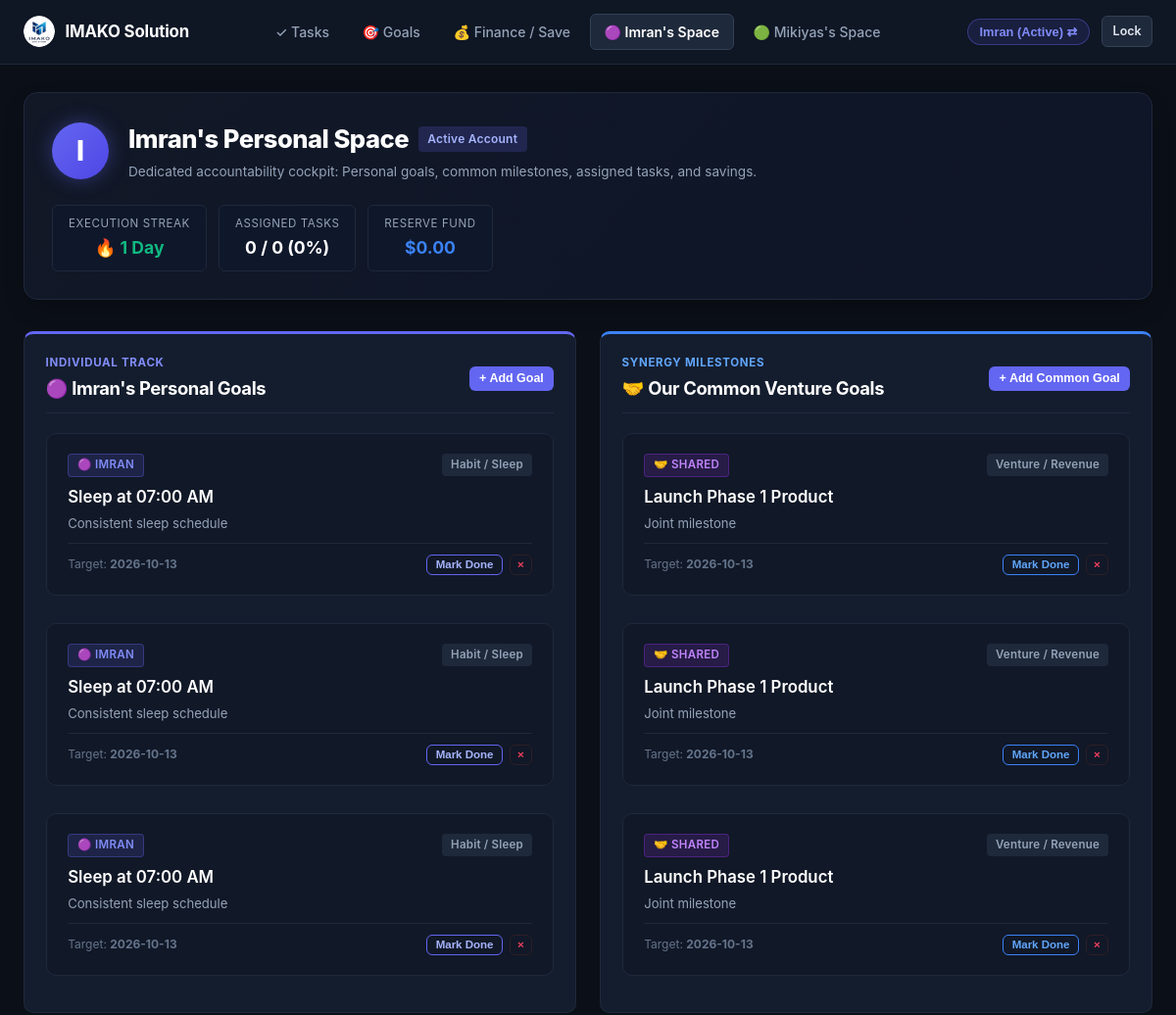
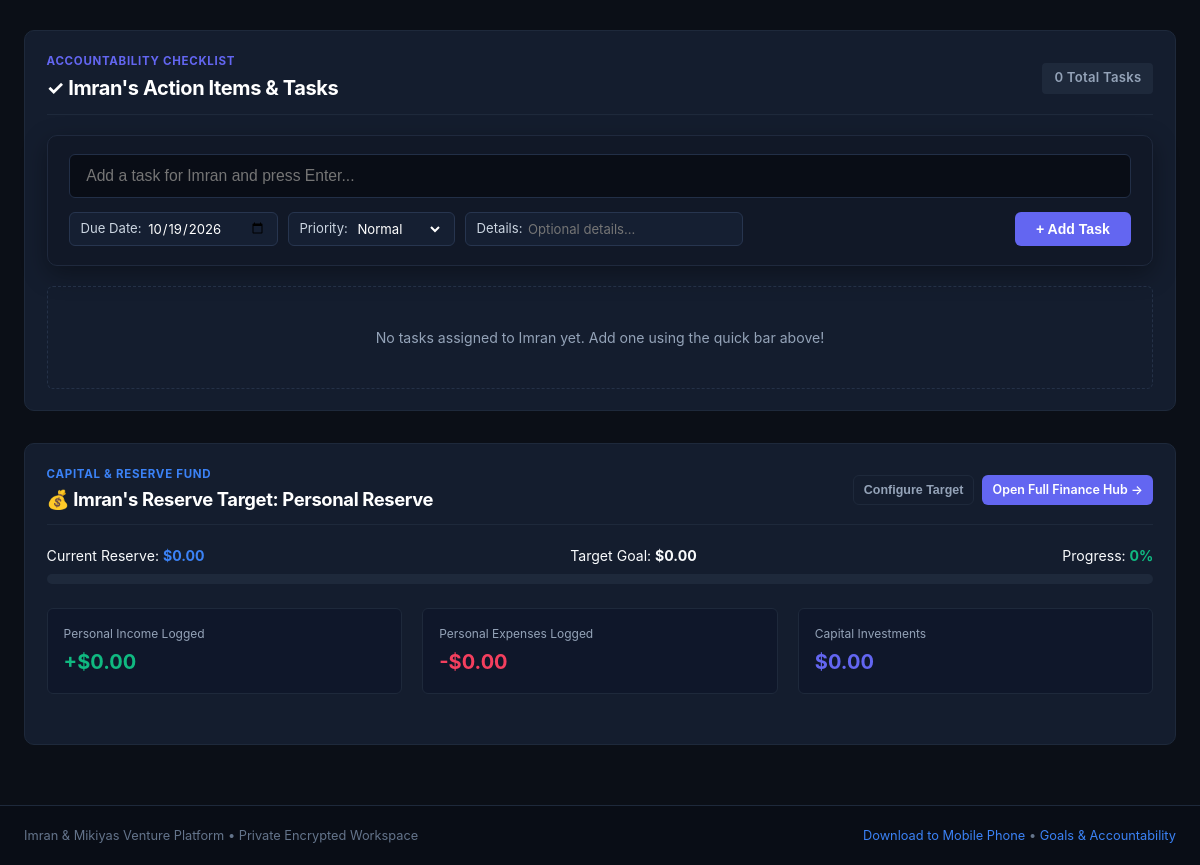
Page /imran (signed in) on the earlier database version (2 pictures, top to bottom).
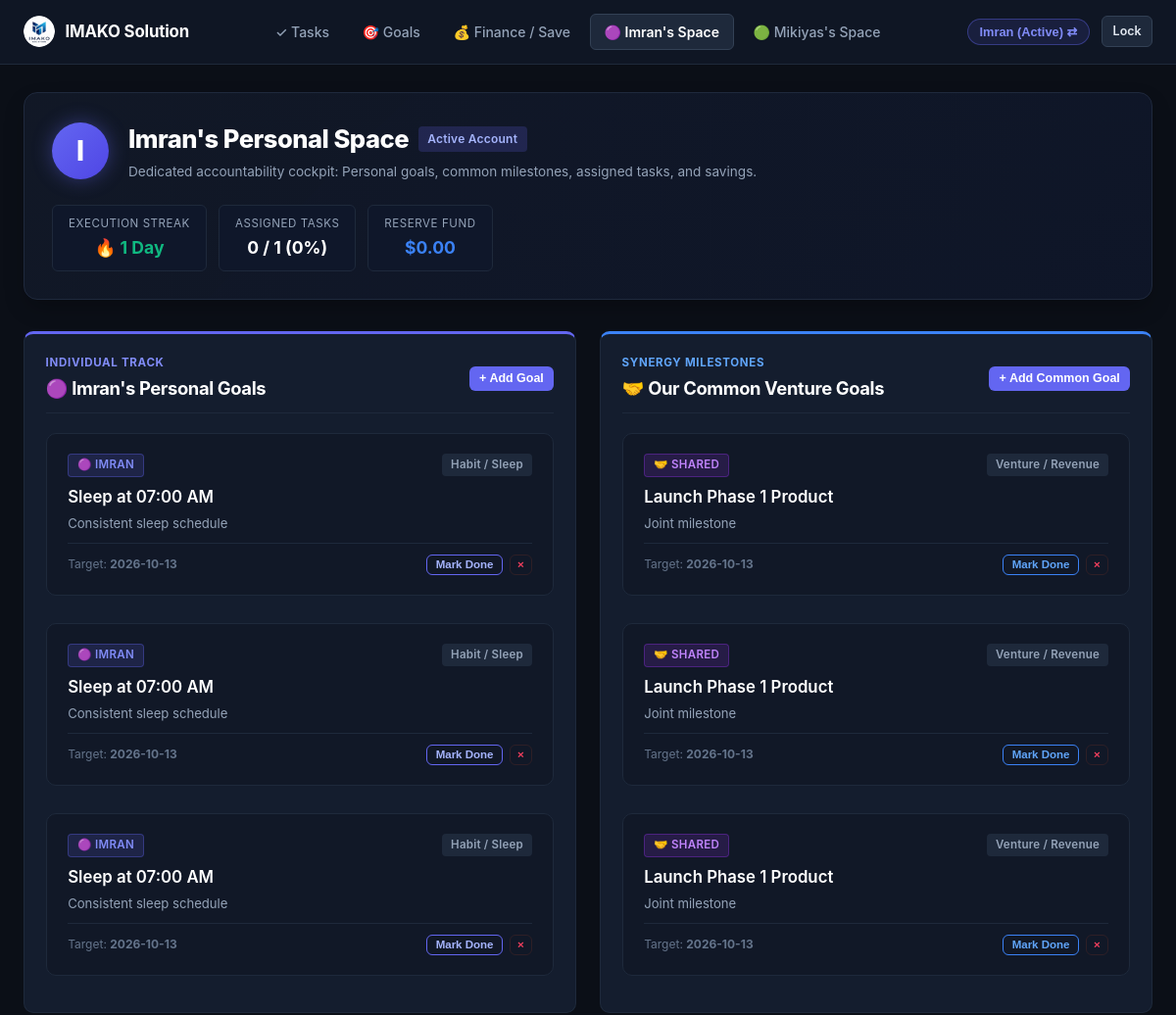
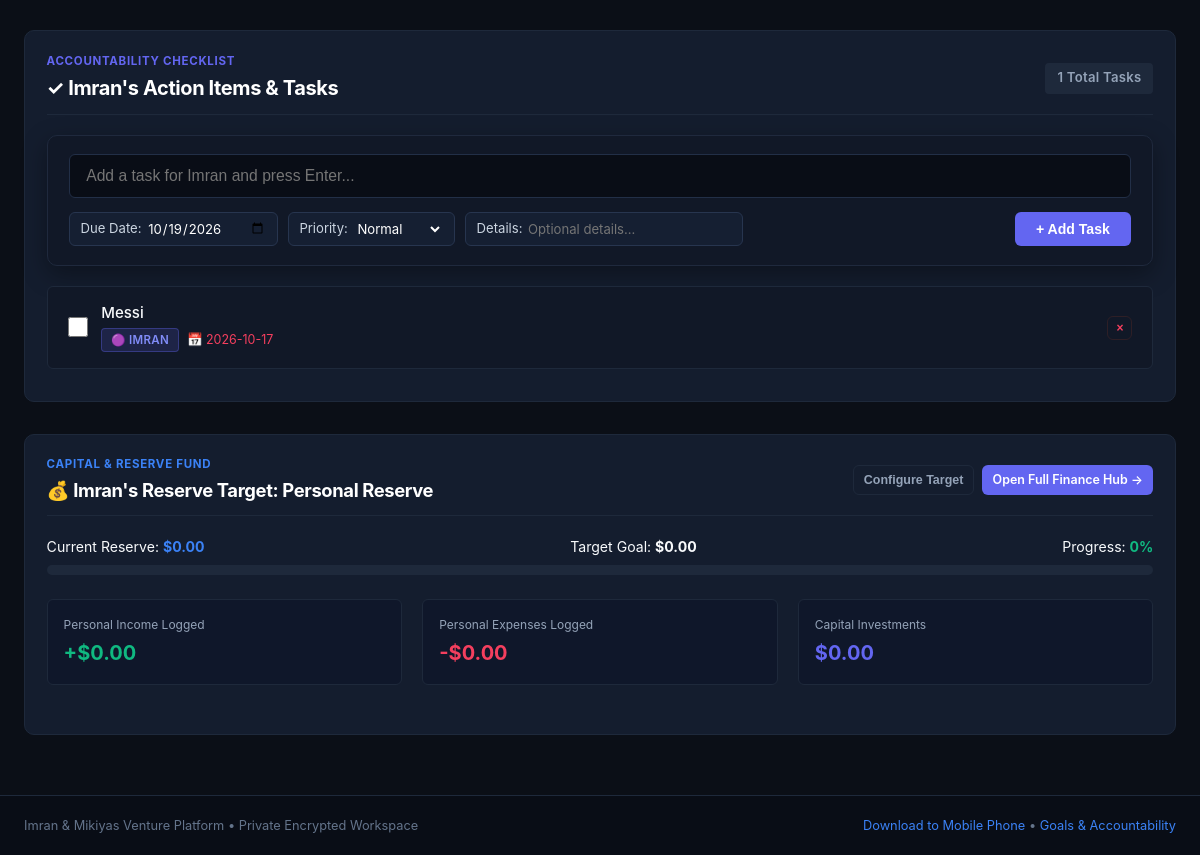
Same page on the later database version (2 pictures, top to bottom).
### tables this page shows
CREATE TABLE goals (
        id INTEGER PRIMARY KEY AUTOINCREMENT,
        goal_type TEXT NOT NULL CHECK(goal_type IN ('shared', 'imran', 'mikiyas')),
        title TEXT NOT NULL,
        description TEXT,
        target_time TEXT,
        target_date TEXT,
        category TEXT DEFAULT 'General',
        is_completed INTEGER NOT NULL DEFAULT 0,
        proof_image TEXT,
        proof_text TEXT,
        ai_verified INTEGER NOT NULL DEFAULT 0,
        ai_status TEXT NOT NULL DEFAULT 'Unverified',
        ai_feedback TEXT,
        reminder_enabled INTEGER NOT NULL DEFAULT 1,
        created_at TIMESTAMP DEFAULT CURRENT_TIMESTAMP
    , progress_pct INTEGER NOT NULL DEFAULT 0);

CREATE TABLE users (
        id TEXT PRIMARY KEY,
        name TEXT NOT NULL,
        pin_hash TEXT NOT NULL,
        default_consequence TEXT NOT NULL DEFAULT '',
        savings_goal_name TEXT NOT NULL DEFAULT 'Capital Growth Fund',
        savings_goal_target REAL NOT NULL DEFAULT 0.0,
        currency TEXT NOT NULL DEFAULT '$'
    );

CREATE TABLE tasks (
        id INTEGER PRIMARY KEY AUTOINCREMENT,
        user_id TEXT NOT NULL,
        task_type TEXT NOT NULL DEFAULT 'personal' CHECK(task_type IN ('shared', 'personal')),
        week_identifier TEXT NOT NULL,
        title TEXT NOT NULL,
        details TEXT,
        due_date TEXT NOT NULL,
        target_time TEXT,
        is_done INTEGER NOT NULL DEFAULT 0,
        done_date TEXT,
        proof_image TEXT,
        proof_text TEXT,
        ai_verified INTEGER NOT NULL DEFAULT 0,
        ai_status TEXT NOT NULL DEFAULT 'Unverified',
        ai_feedback TEXT,
        is_archived INTEGER NOT NULL DEFAULT 0,
        consequence_applied INTEGER NOT NULL DEFAULT 0,
        created_at TIMESTAMP DEFAULT CURRENT_TIMESTAMP, assigned_to TEXT DEFAULT 'imran', priority TEXT DEFAULT 'Normal',
        FOREIGN KEY (user_id) REFERENCES users (id) ON DELETE CASCADE
    );

### app.py (the view)
@app.route("/partner/<partner_id>")
@app.route("/imran")
@app.route("/mikiyas")
def partner_space(partner_id=None):
    if not partner_id:
        partner_id = "imran" if request.path == "/imran" else "mikiyas"
    if partner_id not in ("imran", "mikiyas"):
        partner_id = "imran"
    conn = get_db_connection()
    cursor = conn.cursor()
    cursor.execute("SELECT * FROM users WHERE id = ?", (partner_id,))
    partner = cursor.fetchone()
    cursor.execute("SELECT * FROM goals WHERE goal_type = ? ORDER BY is_completed ASC, id DESC", (partner_id,))
    personal_goals = cursor.fetchall()
    cursor.execute("SELECT * FROM goals WHERE goal_type = 'shared' ORDER BY is_completed ASC, id DESC")
    shared_goals = cursor.fetchall()
    cursor.execute("""
    SELECT * FROM tasks
    WHERE (assigned_to = ? OR (user_id = ? AND assigned_to != 'shared' AND task_type != 'shared'))
    ORDER BY is_done ASC, due_date ASC, id DESC
    """, (partner_id, partner_id))
    partner_tasks = cursor.fetchall()
    tasks_total = len(partner_tasks)
    tasks_done = sum(1 for t in partner_tasks if t["is_done"])
    task_rate = int((tasks_done / tasks_total * 100)) if tasks_total > 0 else 0
    streak_count = calculate_task_streak(conn, partner_id)
    fin_totals = get_user_financial_totals(conn, user_id=partner_id)
    savings_goal = partner["savings_goal_target"] if partner and partner["savings_goal_target"] > 0 else 2500.0
    savings_pct = min(100, int((fin_totals["savings"] / savings_goal) * 100)) if savings_goal > 0 else 0
    conn.close()
    return render_template(
        "partner.html",
        active_page=f"partner_{partner_id}",
        partner=partner,
        personal_goals=personal_goals,
        shared_goals=shared_goals,
        partner_tasks=partner_tasks,
        tasks_done=tasks_done,
        tasks_total=tasks_total,
        task_rate=task_rate,
        streak_count=streak_count,
        fin_totals=fin_totals,
        savings_pct=savings_pct
    )

### app.py (called while the page is built, shortened)
@app.before_request
def require_authentication_gate():
    if request.endpoint == "static" or request.path.startswith(("/static/", "/public/")):
        return None
    allowed_exact = (
        "/", "/index", "/login", "/login/", "/favicon.ico", "/manifest.json", "/sw.js",
        "/api/index", "/api/index/", "/api/index.py", "/debug"
    )
    if (
        request.path in allowed_exact
        or request.endpoint in ("login", "debug_endpoint", "index", "vercel_entrypoint_dispatcher")
    ):
        return None
    user = session.get("logged_in_user") or request.cookies.get("partner_user")
    if user in ("imran", "mikiyas"):
        if not session.get("logged_in_user"):
            session["logged_in_user"] = user
            session.permanent = True
        return None

### database/db.py (called while the page is built, shortened)
def get_db_connection():
    global _last_db_check
    conn = sqlite3.connect(DB_PATH, factory=SyncedConnection)
    conn.row_factory = sqlite3.Row
    conn.execute("PRAGMA foreign_keys = ON")
    return conn

    def commit(self):
        super().commit()
        if is_serverless:
            sync_db()

### templates/partner.html (shortened to what the changed rows need)
{% extends "base.html" %}
{% block content %}
<div class="partner-hero-banner" style="display:flex; justify-content:space-between; align-items:center; flex-wrap:wrap; gap:1.5rem; margin-bottom:2rem; background:linear-gradient(135deg, rgba(17, 24, 39, 0.95), rgba(15, 23, 42, 0.9)); border:1px solid #1f293d; padding:1.75rem; border-radius:var(--radius-lg); box-shadow:0 10px 25px -5px rgba(0,0,0,0.3);">
  <div style="display:flex; align-items:center; gap:1.25rem;">
    <div style="width:58px; height:58px; border-radius:50%; background:{% if partner.id == 'imran' %}linear-gradient(135deg, #6366f1, #4f46e5){% else %}linear-gradient(135deg, #10b981, #059669){% endif %}; display:flex; align-items:center; justify-content:center; font-size:1.75rem; font-weight:800; color:#fff; box-shadow:0 0 20px {% if partner.id == 'imran' %}rgba(99, 102, 241, 0.4){% else %}rgba(16, 185, 129, 0.4){% endif %};">
      {{ partner.name[0] }}
    </div>
    <div>
      <div style="display:flex; align-items:center; gap:0.6rem;">
        <h1 style="font-size:1.6rem; font-weight:800; color:#fff; margin:0;">
          {{ partner.name }}'s Personal Space
        </h1>
        <span class="badge" style="background:{% if partner.id == 'imran' %}rgba(99, 102, 241, 0.2){% else %}rgba(16, 185, 129, 0.2){% endif %}; color:{% if partner.id == 'imran' %}#a5b4fc{% else %}#6ee7b7{% endif %}; font-size:0.75rem; padding:0.25rem 0.6rem;">
          {% if current_user and current_user.id == partner.id %}Active Account{% else %}Partner View{% endif %}
        </span>
      </div>
      <p style="font-size:0.85rem; color:var(--text-muted); margin-top:0.25rem;">
      </p>
    </div>
  </div>
  <div style="display:flex; align-items:center; gap:0.75rem; flex-wrap:wrap;">
    <div style="background:#0f172a; border:1px solid #1e293b; padding:0.6rem 1rem; border-radius:var(--radius-sm); font-size:0.84rem; text-align:center;">
      <div style="font-size:0.72rem; color:var(--text-muted); text-transform:uppercase; letter-spacing:0.05em;">Assigned Tasks</div>
      <div style="font-weight:700; color:#fff; font-size:1.1rem; margin-top:0.15rem;">
        {{ tasks_done }} / {{ tasks_total }} ({{ task_rate }}%)
      </div>
    </div>
  </div>
</div>
<div class="grid-2" style="margin-bottom: 2rem;">
  <div class="card" style="border-top: 3px solid {% if partner.id == 'imran' %}#6366f1{% else %}#10b981{% endif %};">
    {% if personal_goals %}
      <div style="display:flex; flex-direction:column; gap:0.75rem;">
        {% for goal in personal_goals %}
          <div class="goal-tile {% if goal.is_completed %}completed{% endif %}">
            <div class="goal-tile-header">
              <span class="badge-assignee {{ partner.id }}">
                {% if partner.id == 'imran' %}🟣 Imran{% else %}🟢 Mikiyas{% endif %}
              </span>
              <span class="badge" style="background:#1e293b; color:#94a3b8; font-size:0.72rem;">{{ goal.category }}</span>
            </div>
            <div class="goal-tile-title" style="margin-bottom:0.35rem; {% if goal.is_completed %}text-decoration:line-through; color:#64748b;{% endif %}">
              {{ goal.title }}
            </div>
            {% if goal.description %}
              <p style="font-size:0.82rem; color:var(--text-muted); margin-bottom:0.65rem; line-height:1.4;">
                {{ goal.description }}
              </p>
            {% endif %}
            <div style="display:flex; justify-content:space-between; align-items:center; font-size:0.75rem; color:var(--text-subtle); margin-top:0.65rem; padding-top:0.65rem; border-top:1px solid #1e293b;">
              <span>Target: <strong>{{ goal.target_date or 'Ongoing' }}</strong></span>
              <div style="display:flex; align-items:center; gap:0.4rem;">
                <form action="{{ url_for('toggle_goal_status', goal_id=goal.id) }}" method="POST" style="margin:0;">
                  <button type="submit" class="btn btn-outline btn-sm" style="padding:0.22rem 0.55rem; font-size:0.72rem; border-color:{% if goal.is_completed %}#10b981{% else %}#6366f1{% endif %}; color:{% if goal.is_completed %}#34d399{% else %}#a5b4fc{% endif %};">
                    {% if goal.is_completed %}✓ Done{% else %}Mark Done{% endif %}
                  </button>
                </form>
                <form action="{{ url_for('delete_goal', goal_id=goal.id) }}" method="POST" style="margin:0;">
                  <button type="submit" class="btn btn-outline btn-sm delete-confirm-btn" data-confirm-msg="Remove this goal?" style="padding:0.22rem 0.45rem; font-size:0.72rem; border-color:#2e1f26; color:#f43f5e;">
                    &times;
                  </button>
                </form>
              </div>
            </div>
          </div>
        {% endfor %}
      </div>
    {% endif %}
  </div>
  <div class="card" style="border-top: 3px solid #3b82f6;">
    {% if shared_goals %}
      <div style="display:flex; flex-direction:column; gap:0.75rem;">
        {% for goal in shared_goals %}
          <div class="goal-tile {% if goal.is_completed %}completed{% endif %}">
            <div class="goal-tile-header">
              <span class="badge-assignee shared">🤝 Shared</span>
              <span class="badge" style="background:#1e293b; color:#94a3b8; font-size:0.72rem;">{{ goal.category }}</span>
            </div>
            <div class="goal-tile-title" style="margin-bottom:0.35rem; {% if goal.is_completed %}text-decoration:line-through; color:#64748b;{% endif %}">
              {{ goal.title }}
            </div>
            {% if goal.description %}
              <p style="font-size:0.82rem; color:var(--text-muted); margin-bottom:0.65rem; line-height:1.4;">
                {{ goal.description }}
              </p>
            {% endif %}
            <div style="display:flex; justify-content:space-between; align-items:center; font-size:0.75rem; color:var(--text-subtle); margin-top:0.65rem; padding-top:0.65rem; border-top:1px solid #1e293b;">
              <span>Target: <strong>{{ goal.target_date or 'No deadline' }}</strong></span>
              <div style="display:flex; align-items:center; gap:0.4rem;">
                <form action="{{ url_for('toggle_goal_status', goal_id=goal.id) }}" method="POST" style="margin:0;">
                  <button type="submit" class="btn btn-outline btn-sm" style="padding:0.22rem 0.55rem; font-size:0.72rem; border-color:{% if goal.is_completed %}#10b981{% else %}#3b82f6{% endif %}; color:{% if goal.is_completed %}#34d399{% else %}#60a5fa{% endif %};">
                    {% if goal.is_completed %}✓ Done{% else %}Mark Done{% endif %}
                  </button>
                </form>
                <form action="{{ url_for('delete_goal', goal_id=goal.id) }}" method="POST" style="margin:0;">
                  <button type="submit" class="btn btn-outline btn-sm delete-confirm-btn" data-confirm-msg="Remove this goal?" style="padding:0.22rem 0.45rem; font-size:0.72rem; border-color:#2e1f26; color:#f43f5e;">
                    &times;
                  </button>
                </form>
              </div>
            </div>
          </div>
        {% endfor %}
      </div>
    {% endif %}
  </div>
</div>
<div class="card" style="margin-bottom: 2rem;">
  <div class="card-header" style="margin-bottom: 1.25rem;">
    <div>
      <div style="font-size:0.72rem; font-weight:700; text-transform:uppercase; letter-spacing:0.06em; color:var(--accent-indigo); margin-bottom:0.2rem;">
        Accountability Checklist
      </div>
      <h2 style="font-size:1.25rem; font-weight:700; color:#fff;">
        ✓ {{ partner.name }}'s Action Items &amp; Tasks
      </h2>
    </div>
    <span class="badge" style="background:#1e293b; color:#94a3b8; font-size:0.82rem; padding:0.35rem 0.75rem;">
      {{ partner_tasks|length }} Total Tasks
    </span>
  </div>
  <div class="task-quick-add" style="margin-bottom: 1.25rem;">
    <form action="{{ url_for('add_task') }}" method="POST">
      <div class="task-add-input-row">
        <input type="text" name="title" class="task-main-input" placeholder="Add a task for {{ partner.name }} and press Enter..." required autocomplete="off">
      </div>
    </form>
  </div>
  {% if partner_tasks %}
    <div style="display:flex; flex-direction:column; gap:0.6rem;">
      {% for task in partner_tasks %}
        <div class="cool-task-card {% if task.is_done %}is-done{% endif %}">
          <div class="cool-task-left">
            <form action="{{ url_for('toggle_task_done', task_id=task.id) }}" method="POST" style="margin:0; display:flex; align-items:center;">
              <input type="checkbox" class="cool-task-checkbox" {% if task.is_done %}checked{% endif %} onchange="this.form.submit()" title="Toggle task status">
            </form>
            <div style="flex:1;">
              <div class="cool-task-title">
                {{ task.title }}
              </div>
              <div class="cool-task-meta">
                {% if task.assigned_to == 'shared' or task.task_type == 'shared' %}
                  <span class="badge-assignee shared">🤝 Shared</span>
                {% elif task.assigned_to == 'imran' or task.user_id == 'imran' %}
                  <span class="badge-assignee imran">🟣 Imran</span>
                {% else %}
                  <span class="badge-assignee mikiyas">🟢 Mikiyas</span>
                {% endif %}
                {% if task.due_date %}
                  <span style="color:{% if not task.is_done and task.due_date < today_str %}var(--accent-rose){% else %}var(--text-muted){% endif %};">
                    📅 {{ task.due_date }}
                  </span>
                {% endif %}
              </div>
            </div>
          </div>
          <div class="cool-task-actions">
            <form action="{{ url_for('delete_task', task_id=task.id) }}" method="POST" style="margin:0;">
              <button type="submit" class="btn btn-outline btn-sm delete-confirm-btn" data-confirm-msg="Delete this task?" style="padding:0.25rem 0.5rem; font-size:0.75rem; border-color:#2e1f26; color:#f43f5e;">
                &times;
              </button>
            </form>
          </div>
        </div>
      {% endfor %}
    </div>
  {% else %}
    <div style="padding:2.5rem 1rem; text-align:center; color:var(--text-muted); border:1px dashed #243147; border-radius:var(--radius-sm); font-size:0.88rem;">
      No tasks assigned to {{ partner.name }} yet. Add one using the quick bar above!
    </div>
  {% endif %}
</div>
<div class="card" style="margin-bottom: 2rem;">
  <div class="card-header" style="margin-bottom: 1.25rem;">
    <div>
      <div style="font-size:0.72rem; font-weight:700; text-transform:uppercase; letter-spacing:0.06em; color:var(--accent-blue); margin-bottom:0.2rem;">
        Capital &amp; Reserve Fund
      </div>
      <h3 style="font-size:1.15rem; font-weight:700; color:#fff;">
        💰 {{ partner.name }}'s Reserve Target: {{ partner.savings_goal_name or 'Personal Reserve' }}
      </h3>
    </div>
  </div>
  <div style="display:flex; justify-content:space-between; font-size:0.88rem; margin-bottom:0.5rem;">
    <span>Target Goal: <strong>${{ "%.2f"|format(partner.savings_goal_target) }}</strong></span>
  </div>
</div>
{% endblock %}

Differences in the rows shown:
shown differently, row unchanged: users "Imran": name "Imran" → (not shown)
added tasks: title "Messi", assigned_to "🟣 IMRAN", due_date "2026-10-17"
Other differences:
{{ tasks_total }}: "0" → "1"
{{ partner_tasks|length }}: "0" → "1"
text no longer shown: "No tasks assigned to yet. Add one using the quick bar above!"
